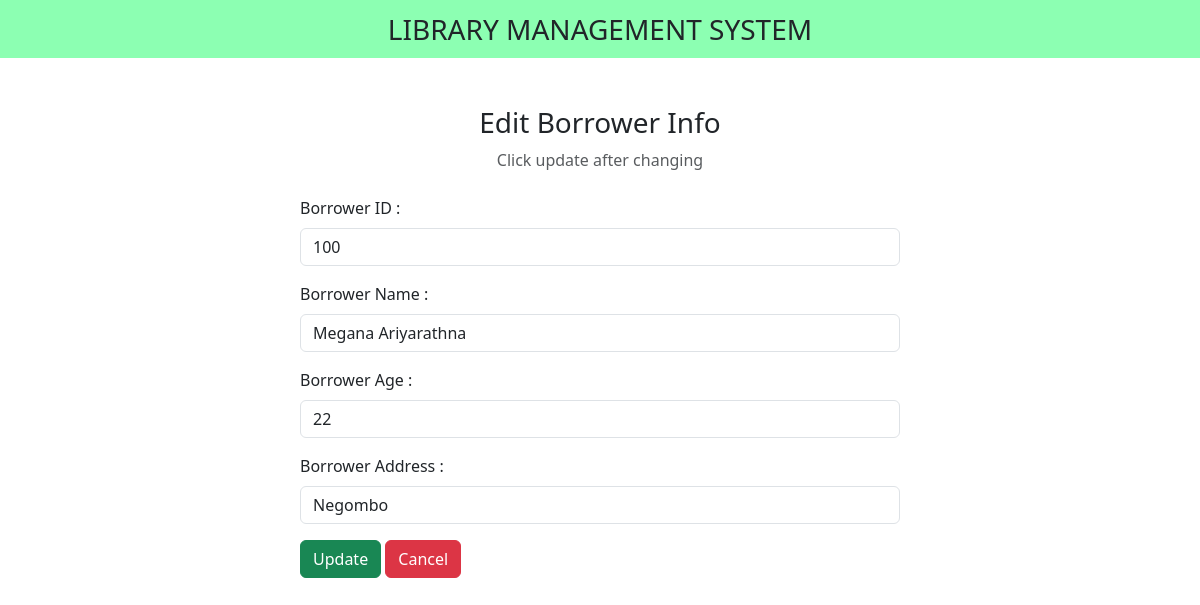
The app's page /borrower/edit_b.php?id=100 with its own data.
### tables this page shows
CREATE TABLE `borrower` (
  `borrower_id` int(11) NOT NULL,
  `borrower_name` varchar(100) NOT NULL,
  `borrower_age` int(100) NOT NULL,
  `borrower_address` varchar(100) NOT NULL
);

### borrower/edit_b.php (the view, shortened to what this page needs)
<?php
include '../includes/db_connect.php';
$db = new DB();
$conn = $db->getConnection();
?>
<!DOCTYPE html>
<html lang="en">
<head>
    <link href="https://cdn.jsdelivr.net/npm/bootstrap@5.3.3/dist/css/bootstrap.min.css" rel="stylesheet"
>
    <link rel="stylesheet" href="https://cdnjs.cloudflare.com/ajax/libs/font-awesome/6.5.2/css/all.min.css"
 />
</head>
<body>
    <nav class="navbar navbar-light justify-content-center fs-3 mb-5" style = "background-color: #00ff5573;">
        LIBRARY MANAGEMENT SYSTEM
    </nav>
    <div class="container">
        <div class="text-center mb-4">
            <h3>Edit Borrower Info </h3>
            <p class = "text-muted">Click update after changing</p>
        </div>
        <?php
        if(isset($_GET['id']) && is_numeric($_GET['id'])) {
            $id = $_GET['id'];
            $sql1 = "SELECT * FROM `borrower` WHERE borrower_id = $id;";
            $result1 = mysqli_query($conn, $sql1);
            if($result1) {
                $row = mysqli_fetch_assoc($result1);
            } else {
                echo "Error executing SQL query: " . mysqli_error($conn);
                exit();
            }
        } else {
            echo "Invalid or missing borrower ID";
            exit();
        }
        ?>
        <div class="container d-flex justify-content-center">
            <form action="" method="post" style = "width:50vw; min-width:300px;">
                <div class = "mb-3">
                    <label class = "form-label">Borrower ID : </label>
                    <input type = "text" class = "form-control" name = "borrower_id" value = "<?php echo $row['borrower_id']?>" readonly>
                </div>
                <div class = "mb-3">
                    <label class = "form-label">Borrower Name : </label>
                    <input type = "text" class = "form-control" name = "borrower_name" value = "<?php echo $row['borrower_name']?>">
                </div>
                <div class = "mb-3">
                    <label class = "form-label">Borrower Age : </label>
                    <input type = "text" class = "form-control" name = "borrower_age" value = "<?php echo $row['borrower_age']?>">
                </div>
                <div class = "mb-3">
                    <label class = "form-label">Borrower Address : </label>
                    <input type = "text" class = "form-control" name = "borrower_address" value = "<?php echo $row['borrower_address']?>">
                </div>
                <div>
                    <button type = "submit" class="btn btn-success" name = "submit" > Update </button>
                    <a href = "borrower.php" class = "btn btn-danger"> Cancel </a>
                </div>
            </form>
        </div>
    </div>
</body>
</html>

### records on screen
borrower: borrower_id "100", borrower_name "Megana Ariyarathna", borrower_age "22", borrower_address "Negombo"
